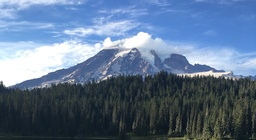
#> input picture Assignment - 3/Q1: Code in Place Filter/Images/mt-rainier.jpg, 256 x 140 px, shrunk from 700 x 382 before the run, found by its file name
$ python reflection.py
#> lines starting #> are read from the running program, lines starting #| are printed output that depends on the picture
### Assignment - 3/Q1: Code in Place Filter/simpleimage.py
#! /usr/bin/env python3

"""
Stanford CS106AP SimpleImage

Written by Nick Parlante, Sonja Johnson-Yu, and Nick Bowman.
 -7/2019  version, has file reading, pix, foreach, hidden get/setpix

SimpleImage Features:
Create image:
  image = SimpleImage.blank(400, 200)   # create new image of size
  image = SimpleImage('foo.jpg')        # create from file

Access size
  image.width, image.height

Get pixel at x,y
  pix = image.get_pixel(x, y)
  # pix is RGB tuple like (100, 200, 0)

Set pixel at x,y
  image.set_pixel(x, y, pix)   # set data by tuple also

Get Pixel object at x,y
  pixel = image.get_pixel(x, y)
  pixel.red = 0
  pixel.blue = 255

Show image on screen
  image.show()

The main() function below demonstrates the above functions as a test.
"""

import sys

# If the following line fails, "Pillow" needs to be installed
from PIL import Image

# [11 lines left out: function clamp, not called in this run]


class Pixel(object):
    """
    A pixel at an x,y in a SimpleImage.
    Supports set/get .red .green .blue
    and get .x .y
    """
    def __init__(self, image, x, y):
        self.image = image
        self._x = x
        self._y = y

    def __str__(self):
        return 'r:' + str(self.red) + ' g:' + str(self.green) + ' b:' + str(self.blue)

    # Pillow image stores each pixel color as a (red, green, blue) tuple.
    # So the functions below have to unpack/repack the tuple to change anything.

    @property
    def red(self):
        return self.image.px[self._x, self._y][0]

    # [4 lines left out: function red, not called in this run]

    @property
    def green(self):
        return self.image.px[self._x, self._y][1]

    # [4 lines left out: function green, not called in this run]

    @property
    def blue(self):
        return self.image.px[self._x, self._y][2]

    # [4 lines left out: function blue, not called in this run]

    @property
    def x(self):
        return self._x

    @property
    def y(self):
        return self._y


# color tuples for background color names 'red' 'white' etc.
BACK_COLORS = {
    'white': (255, 255, 255),
    'black': (0, 0, 0),
    'red': (255, 0, 0),
    'green': (0, 255, 0),
    'blue': (0, 0, 255),
}


class SimpleImage(object):
    def __init__(self, filename, width=0, height=0, back_color=None):
        """
        Create a new image. This case works: SimpleImage('foo.jpg')
        To create a blank image use SimpleImage.blank(500, 300)
        The other parameters here are for internal/experimental use.
        """
#> called with filename = 'images/mt-rainier.jpg', width = 0, height = 0
        # Create pil_image either from file, or making blank
        if filename:
            self.pil_image = Image.open(filename).convert("RGB")
#> self.pil_image is the input picture: PIL image 256x140 RGB; mean R, G, B 93.7, 114.9, 141.5
            if self.pil_image.mode != 'RGB':
                raise Exception('Image file is not RGB')
            self._filename = filename  # hold onto
        else:
            if not back_color:
                back_color = 'white'
            color_tuple = BACK_COLORS[back_color]
            if width == 0 or height == 0:
                raise Exception('Creating blank image requires width/height but got {} {}'
                                .format(width, height))
            self.pil_image = Image.new('RGB', (width, height), color_tuple)
        self.px = self.pil_image.load()
        size = self.pil_image.size
#> size = (256, 140)
        self._width = size[0]
#> self._width = 256
        self._height = size[1]
#> self._height = 140
        self.curr_x = 0
        self.curr_y = 0

    def __iter__(self):
        return self

    # [16 lines left out: functions __next__, increment_curr_counters, not called in this run]

    @classmethod
    def blank(cls, width, height, back_color=None):
        """Create a new blank image of the given width and height, optional back_color."""
        return SimpleImage('', width, height, back_color=back_color)

    # [4 lines left out: function file, not called in this run]

    @property
    def width(self):
        """Width of image in pixels."""
        return self._width

    @property
    def height(self):
        """Height of image in pixels."""
        return self._height

    def get_pixel(self, x, y):
        """
        Returns a Pixel at the given x,y, suitable for getting/setting
        .red .green .blue values.
        """
        if x < 0 or x >= self._width or y < 0 or y >= self.height:
            e = Exception('get_pixel bad coordinate x %d y %d (vs. image width %d height %d)' %
                          (x, y, self._width, self.height))
            raise e
        return Pixel(self, x, y)

    def set_pixel(self, x, y, pixel):
        if x < 0 or x >= self._width or y < 0 or y >= self.height:
            e = Exception('set_pixel bad coordinate x %d y %d (vs. image width %d height %d)' %
                          (x, y, self._width, self.height))
            raise e
        self.px[x, y] = (pixel.red, pixel.green, pixel.blue)

    # [7 lines left out: function set_rgb, not called in this run]

    def _get_pix_(self, x, y):
        """Get pix RGB tuple (200, 100, 50) for the given x,y."""
        return self.px[x, y]

    def _set_pix_(self, x, y, pix):
        """Set the given pix RGB tuple into the image at the given x,y."""
        self.px[x, y] = pix

    def show(self):
        """Displays the image using an external utility."""
        self.pil_image.show()

    # [40 lines left out: functions make_as_big_as, main, not called in this run]


# [2 lines that do not run on import are left out]

### Assignment - 3/Q3 (optional; medium): Reflection/reflection.py
"""
File: reflection.py
----------------
Take an image. Generate a new image with twice the height. The top half
of the image is the same as the original. The bottom half is the mirror
reflection of the top half.
"""


# The line below imports SimpleImage for use here
# Its depends on the Pillow package being installed
from simpleimage import SimpleImage

DEFAULT_FILE = 'images/mt-rainier.jpg'


def make_reflected(filename):
#> called with filename = 'images/mt-rainier.jpg'
    image = SimpleImage(filename)
    width = image.width
#> width = 256
    height = image.height
#> height = 140
   # make a new blank image
    mirror = SimpleImage.blank(width, height * 2)
#> in __init__ (call 3), `self.pil_image = Image.new('RGB', (width, height), color_tuple)`: self.pil_image: PIL image 256x280 RGB; every value is 255

  # get the coordinates of the pixels
    for y in range(height):
        for x in range(width):
            pixel = image.get_pixel(x, y)
            mirror.set_pixel(x, y, pixel)
            mirror.set_pixel(x, (height * 2) - (y + 1), pixel)

    return mirror


def get_file():
    # Read image file path from user, or use the default file
    filename = input('Enter image file (or press enter for default): ')
    if filename == '':
        filename = DEFAULT_FILE
    return filename


def main():
    # Get file and load image
    filename = get_file()

    # Show the original image
    original = SimpleImage(filename)
    original.show()

    # Show the reflected image
    reflected = make_reflected(filename)
    reflected.show()
#> in show (call 2), `self.pil_image.show()`:
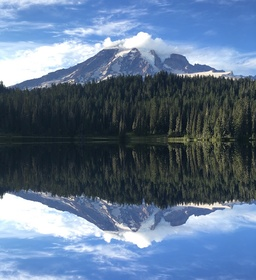
#> shown: PIL image 256x280 RGB; mean R, G, B 93.7, 114.9, 141.5


if __name__ == '__main__':
    main()
